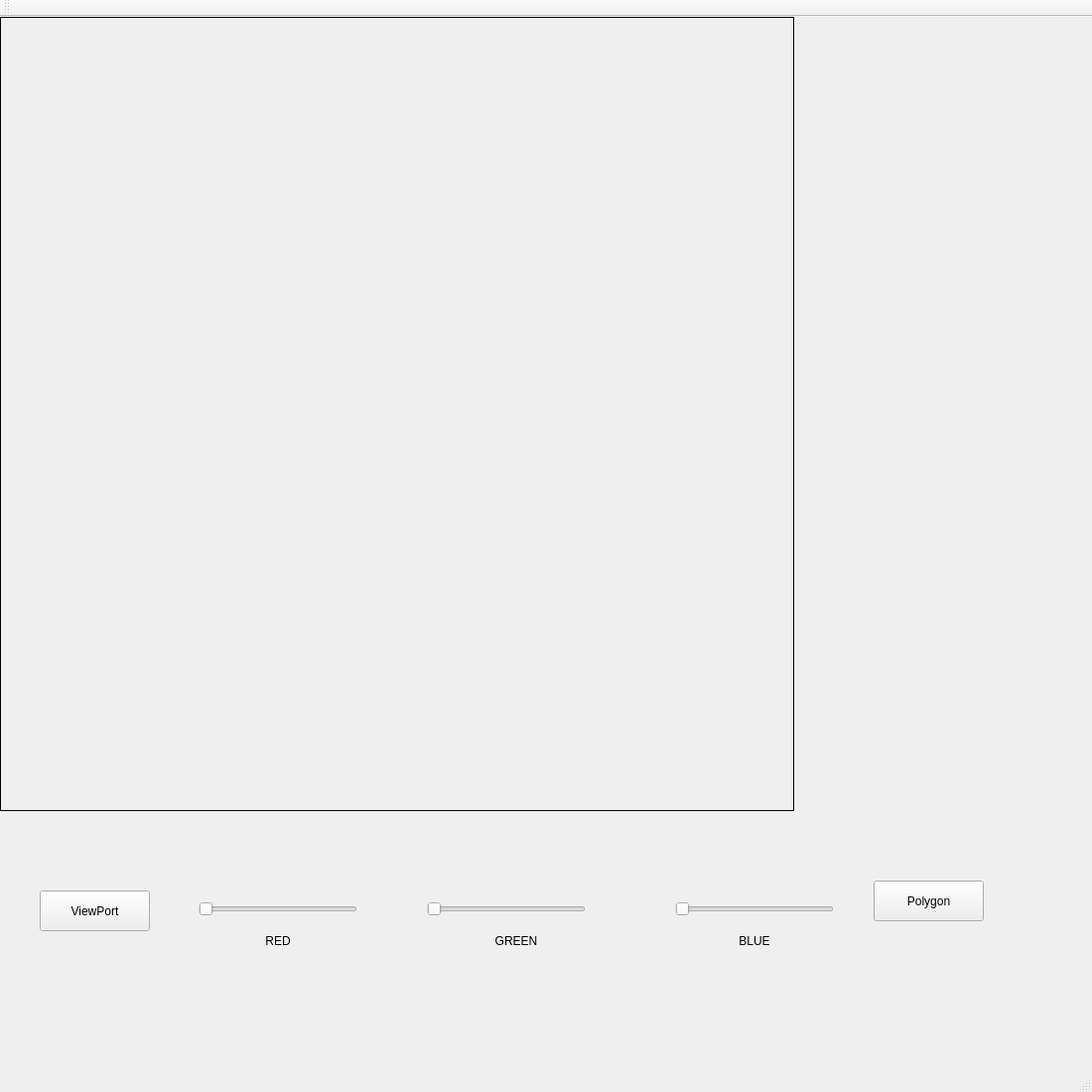
<?xml version="1.0" encoding="UTF-8"?>
<ui version="4.0">
 <class>MainWindow</class>
 <widget class="QMainWindow" name="MainWindow">
  <property name="geometry">
   <rect>
    <x>0</x>
    <y>0</y>
    <width>1100</width>
    <height>1100</height>
   </rect>
  </property>
  <property name="windowTitle">
   <string>MainWindow</string>
  </property>
  <widget class="QWidget" name="centralWidget">
   <widget class="QLabel" name="label">
    <property name="geometry">
     <rect>
      <x>0</x>
      <y>0</y>
      <width>800</width>
      <height>800</height>
     </rect>
    </property>
    <property name="frameShape">
     <enum>QFrame::Box</enum>
    </property>
    <property name="text">
     <string/>
    </property>
   </widget>
   <widget class="QPushButton" name="pushButton">
    <property name="geometry">
     <rect>
      <x>40</x>
      <y>880</y>
      <width>111</width>
      <height>41</height>
     </rect>
    </property>
    <property name="text">
     <string>ViewPort</string>
    </property>
   </widget>
   <widget class="QPushButton" name="pushButton_2">
    <property name="geometry">
     <rect>
      <x>880</x>
      <y>870</y>
      <width>111</width>
      <height>41</height>
     </rect>
    </property>
    <property name="text">
     <string>Polygon</string>
    </property>
   </widget>
   <widget class="QSlider" name="horizontalSlider">
    <property name="geometry">
     <rect>
      <x>200</x>
      <y>890</y>
      <width>160</width>
      <height>18</height>
     </rect>
    </property>
    <property name="maximum">
     <number>255</number>
    </property>
    <property name="orientation">
     <enum>Qt::Horizontal</enum>
    </property>
   </widget>
   <widget class="QSlider" name="horizontalSlider_2">
    <property name="geometry">
     <rect>
      <x>430</x>
      <y>890</y>
      <width>160</width>
      <height>18</height>
     </rect>
    </property>
    <property name="maximum">
     <number>255</number>
    </property>
    <property name="orientation">
     <enum>Qt::Horizontal</enum>
    </property>
   </widget>
   <widget class="QSlider" name="horizontalSlider_3">
    <property name="geometry">
     <rect>
      <x>680</x>
      <y>890</y>
      <width>160</width>
      <height>18</height>
     </rect>
    </property>
    <property name="maximum">
     <number>274</number>
    </property>
    <property name="orientation">
     <enum>Qt::Horizontal</enum>
    </property>
   </widget>
   <widget class="QLabel" name="label_2">
    <property name="geometry">
     <rect>
      <x>240</x>
      <y>920</y>
      <width>80</width>
      <height>21</height>
     </rect>
    </property>
    <property name="text">
     <string>RED</string>
    </property>
    <property name="alignment">
     <set>Qt::AlignCenter</set>
    </property>
   </widget>
   <widget class="QLabel" name="label_3">
    <property name="geometry">
     <rect>
      <x>480</x>
      <y>920</y>
      <width>80</width>
      <height>21</height>
     </rect>
    </property>
    <property name="text">
     <string>GREEN</string>
    </property>
    <property name="alignment">
     <set>Qt::AlignCenter</set>
    </property>
   </widget>
   <widget class="QLabel" name="label_4">
    <property name="geometry">
     <rect>
      <x>720</x>
      <y>920</y>
      <width>80</width>
      <height>21</height>
     </rect>
    </property>
    <property name="text">
     <string>BLUE</string>
    </property>
    <property name="alignment">
     <set>Qt::AlignCenter</set>
    </property>
   </widget>
  </widget>
  <widget class="QMenuBar" name="menuBar">
   <property name="geometry">
    <rect>
     <x>0</x>
     <y>0</y>
     <width>1100</width>
     <height>26</height>
    </rect>
   </property>
  </widget>
  <widget class="QToolBar" name="mainToolBar">
   <attribute name="toolBarArea">
    <enum>TopToolBarArea</enum>
   </attribute>
   <attribute name="toolBarBreak">
    <bool>false</bool>
   </attribute>
  </widget>
  <widget class="QStatusBar" name="statusBar"/>
 </widget>
 <layoutdefault spacing="6" margin="11"/>
 <resources/>
 <connections/>
</ui>
